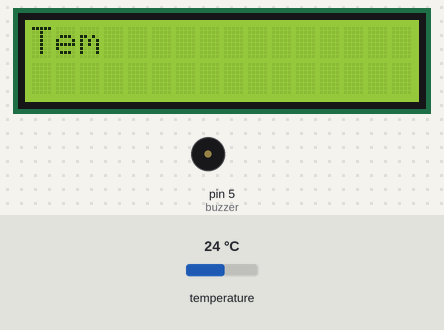
The program below on a simulated MicroPython board. Parts: 16×2 character LCD, buzzer (waves = sounding, pin HIGH). The inputs (shaded band) are chosen by the test bench; at power-on: temperature 24 °C. Library files of the repository ran but are not shown: lcd_api.py, i2c_lcd.py; what the program prints to the serial console is not drawn.

Above: at 1.3 s.
1.4 s: temperature set to 19.6 °C
At 5.6 s:
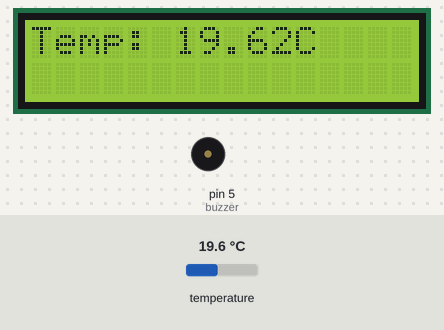
9.0 s: temperature set to 18.5 °C
At 12.6 s:
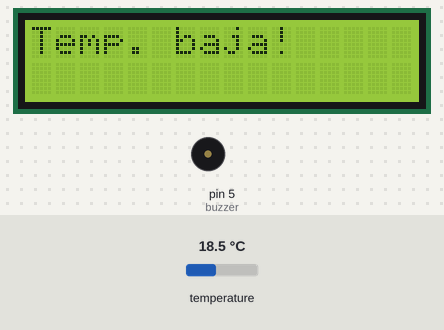
Timing chart, 0 to 21.7 s (numbered marks = the images above; inputs shaded):
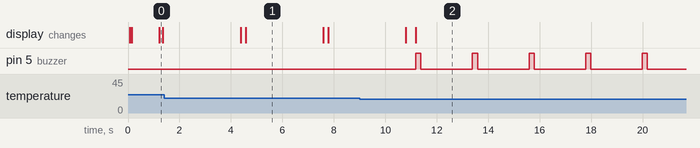

The program:

PROYECTO_FINAL_TALLER.py
```python
import machine
import time
import onewire
import ds18x20
from machine import Pin, SoftI2C
from lcd_api import LcdApi
from i2c_lcd import I2cLcd

# Pines
sensor_pin = 4  # Pin del sensor DS18B20
buzzer_pin = 5  # Pin del buzzer
i2c_scl = 22    # Pin SCL del LCD
i2c_sda = 21    # Pin SDA del LCD

# Configuración del sensor
ds_sensor = ds18x20.DS18X20(onewire.OneWire(machine.Pin(sensor_pin)))
roms = ds_sensor.scan()

# Configuración del buzzer
buzzer = machine.Pin(buzzer_pin, machine.Pin.OUT)

# Configuración del LCD
I2C_ADDR = 0x27  # Dirección del LCD
totalRows = 2
totalColumns = 16
i2c = SoftI2C(scl=Pin(i2c_scl), sda=Pin(i2c_sda), freq=10000)
lcd = I2cLcd(i2c, I2C_ADDR, totalRows, totalColumns)

# Verifica si el sensor está conectado
if not roms:
    print("⚠️ No se encontró ningún sensor DS18B20")
    lcd.putstr("Sensor no encontrado")
    while True:
        pass  # Se queda aquí si no detecta el sensor

print(f"✅ Sensor encontrado: {roms}")

def activar_buzzer():
    for _ in range(5):  # Suena 5 veces
        buzzer.on()
        time.sleep(0.2)
        buzzer.off()
        time.sleep(2)  # Pausa de 2 segundos entre cada beep

while True:
    ds_sensor.convert_temp()
    time.sleep(1)  # Espera la conversión de temperatura
    temp = ds_sensor.read_temp(roms[0])  # Lee la temperatura

    print(f"La temperatura del líquido es: {temp:.2f}°C")  # Muestra la temperatura en consola

    # Limpia la pantalla y muestra la temperatura
    lcd.clear()
    lcd.putstr(f"Temp: {temp:.2f}C")

    if temp < 19:
        print("⚠️ Temperatura baja, líquido frío")
        lcd.clear()
        lcd.putstr("Temp. baja!")
        activar_buzzer()

    elif temp > 30:
        print("🔥 Líquido muy caliente")
        lcd.clear()
        lcd.putstr("Líquido caliente!")
        activar_buzzer()

    time.sleep(2)  # Pausa antes de la siguiente lectura
```

Measured:
- the behaviour switches between 19 and 18.9 °C on temperature (found by bisection; images 1 and 2)
- after the input at 1.4 s, the display: first differs from a run without the input after 3.2 s (image 1)
- after the input at 9.0 s, pin 5 (buzzer): alternates HIGH for 0.20 s and LOW for 2.0 s, starting after 2.2 s
- what the display in image 1 shows lasts 3.0 s, from 4.6 s to 7.6 s
